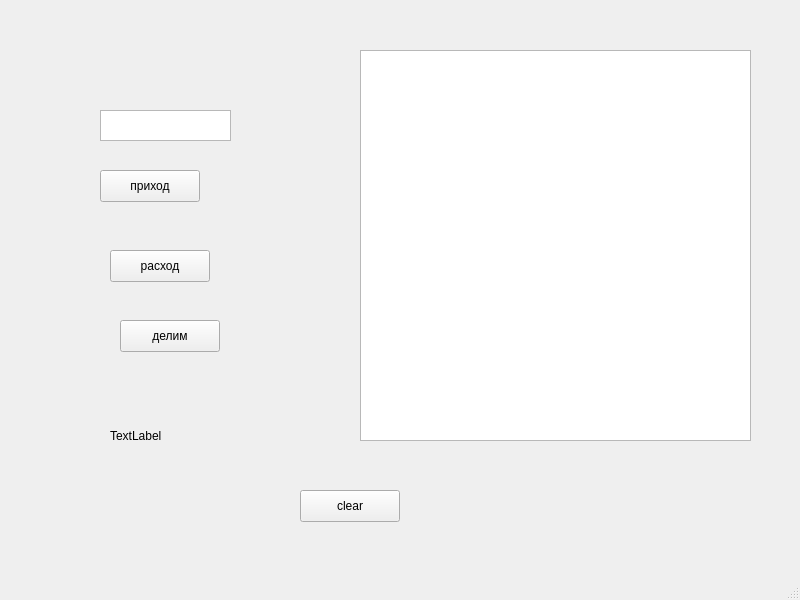
<?xml version="1.0" encoding="UTF-8"?>
<ui version="4.0">
 <class>MainWindow</class>
 <widget class="QMainWindow" name="MainWindow">
  <property name="geometry">
   <rect>
    <x>0</x>
    <y>0</y>
    <width>800</width>
    <height>600</height>
   </rect>
  </property>
  <property name="windowTitle">
   <string>MainWindow</string>
  </property>
  <widget class="QWidget" name="centralwidget">
   <widget class="QPushButton" name="pushPlus">
    <property name="geometry">
     <rect>
      <x>100</x>
      <y>170</y>
      <width>100</width>
      <height>32</height>
     </rect>
    </property>
    <property name="text">
     <string>приход</string>
    </property>
   </widget>
   <widget class="QPushButton" name="pushMinus">
    <property name="geometry">
     <rect>
      <x>110</x>
      <y>250</y>
      <width>100</width>
      <height>32</height>
     </rect>
    </property>
    <property name="text">
     <string>расход</string>
    </property>
   </widget>
   <widget class="QTableView" name="tableView">
    <property name="geometry">
     <rect>
      <x>360</x>
      <y>50</y>
      <width>391</width>
      <height>391</height>
     </rect>
    </property>
   </widget>
   <widget class="QTextEdit" name="beforeIn">
    <property name="geometry">
     <rect>
      <x>100</x>
      <y>110</y>
      <width>131</width>
      <height>31</height>
     </rect>
    </property>
   </widget>
   <widget class="QLabel" name="Sum">
    <property name="geometry">
     <rect>
      <x>110</x>
      <y>415</y>
      <width>151</width>
      <height>41</height>
     </rect>
    </property>
    <property name="text">
     <string>TextLabel</string>
    </property>
   </widget>
   <widget class="QPushButton" name="clear">
    <property name="geometry">
     <rect>
      <x>300</x>
      <y>490</y>
      <width>100</width>
      <height>32</height>
     </rect>
    </property>
    <property name="text">
     <string>clear</string>
    </property>
   </widget>
   <widget class="QPushButton" name="pushDel">
    <property name="geometry">
     <rect>
      <x>120</x>
      <y>320</y>
      <width>100</width>
      <height>32</height>
     </rect>
    </property>
    <property name="text">
     <string>делим</string>
    </property>
   </widget>
  </widget>
  <widget class="QMenuBar" name="menubar">
   <property name="geometry">
    <rect>
     <x>0</x>
     <y>0</y>
     <width>800</width>
     <height>22</height>
    </rect>
   </property>
  </widget>
  <widget class="QStatusBar" name="statusbar"/>
 </widget>
 <resources/>
 <connections/>
</ui>
